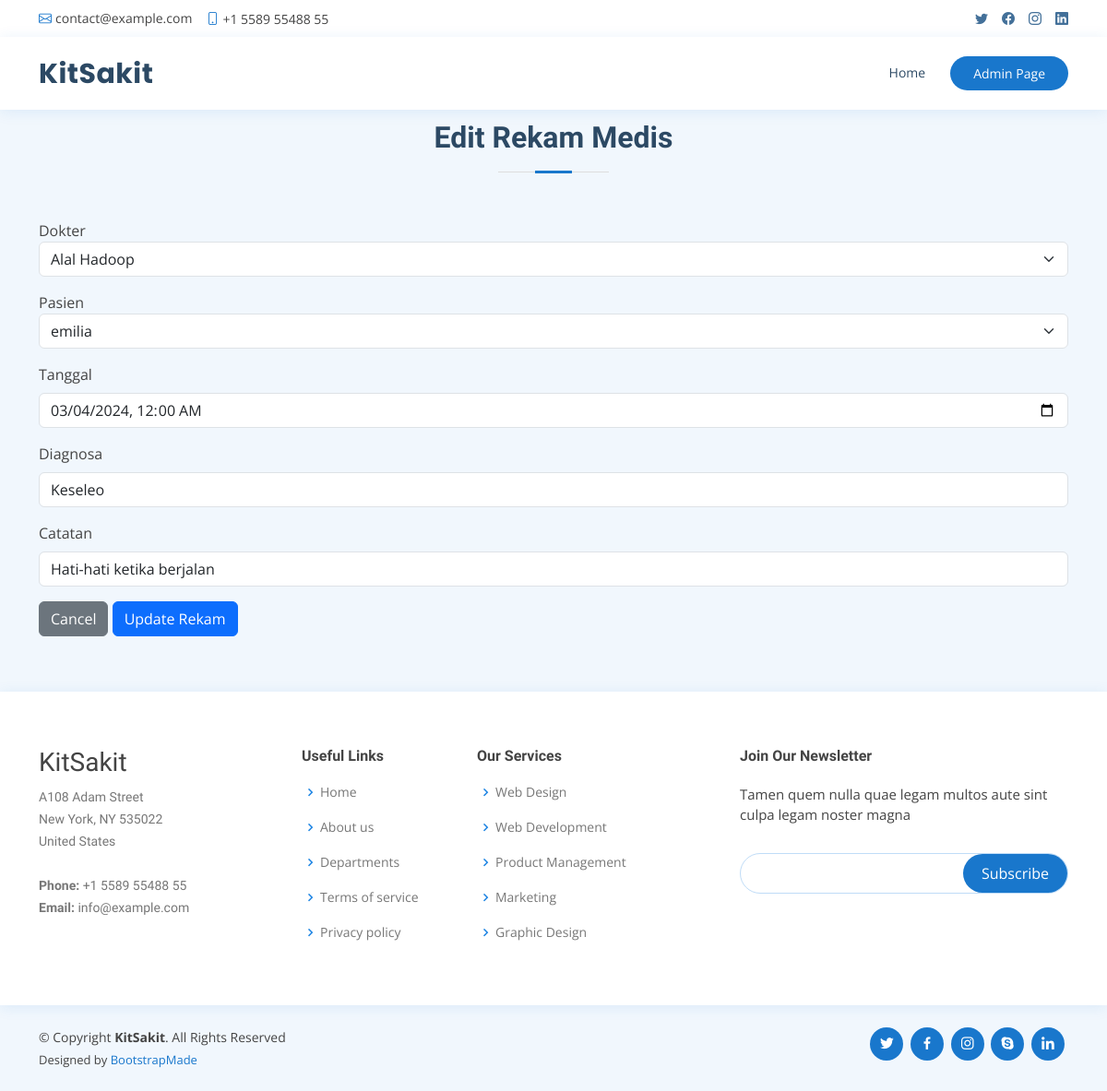
/editRekamMedis.php?id_rekam_medis=4, run on an earlier commit of the app's database.
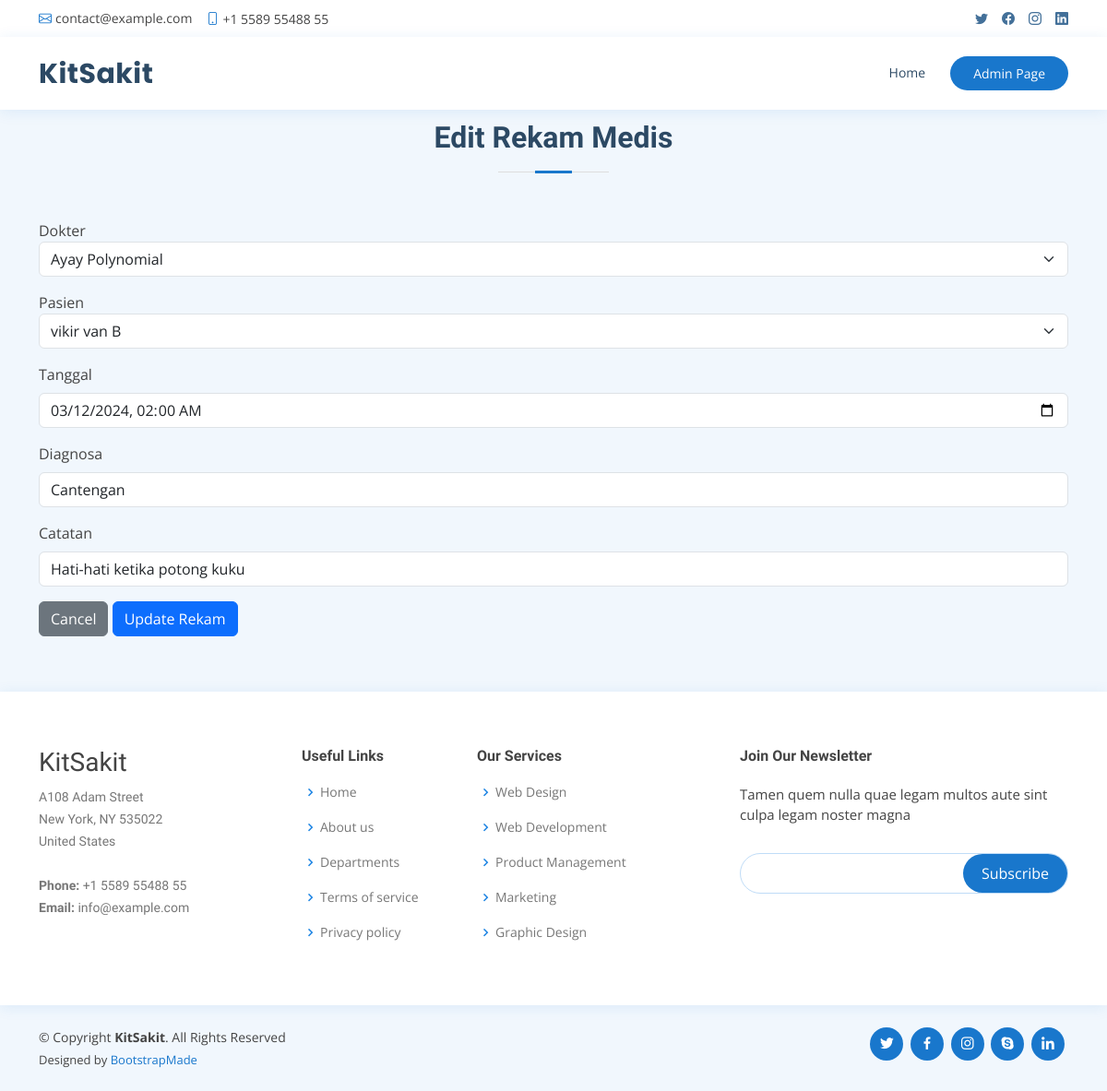
And on a later commit of the database.
### tables this page shows
CREATE TABLE `rekam_medis`  (
  `id_rekam_medis` int NOT NULL AUTO_INCREMENT,
  `tanggal` datetime NOT NULL,
  `diagnosa` varchar(225) NOT NULL,
  `catatan` varchar(225) NOT NULL,
  `id_dokter` int NOT NULL,
  `id_pasien` int NOT NULL,
  PRIMARY KEY (`id_rekam_medis`) USING BTREE,
  INDEX `id_dokter`(`id_dokter` ASC) USING BTREE,
  INDEX `id_pasien`(`id_pasien` ASC) USING BTREE,
  CONSTRAINT `rekam_medis_ibfk_1` FOREIGN KEY (`id_dokter`) REFERENCES `dokter` (`id_dokter`) ON DELETE CASCADE ON UPDATE RESTRICT,
  CONSTRAINT `rekam_medis_ibfk_2` FOREIGN KEY (`id_pasien`) REFERENCES `pasien` (`id_pasien`) ON DELETE RESTRICT ON UPDATE RESTRICT
);

CREATE TABLE `dokter`  (
  `id_dokter` int NOT NULL AUTO_INCREMENT,
  `nama_dokter` varchar(225) NOT NULL,
  `jenis_kelamin_dokter` char(1) NOT NULL,
  `alamat_dokter` varchar(225) NOT NULL,
  `telefon_dokter` varchar(20) NOT NULL,
  `foto` varchar(255) NOT NULL,
  `id_departmen` int NOT NULL,
  PRIMARY KEY (`id_dokter`) USING BTREE,
  INDEX `id_departmen`(`id_departmen` ASC) USING BTREE,
  CONSTRAINT `dokter_ibfk_1` FOREIGN KEY (`id_departmen`) REFERENCES `departmen` (`id_departmen`) ON DELETE RESTRICT ON UPDATE RESTRICT
);

CREATE TABLE `pasien`  (
  `id_pasien` int NOT NULL AUTO_INCREMENT,
  `nama_pasien` varchar(225) NOT NULL,
  `alamat_pasien` varchar(225) NOT NULL,
  `tanggal_lahir_pasien` date NOT NULL,
  `jenis_kelamin_pasien` char(1) NOT NULL,
  `kontak_pasien` varchar(20) NOT NULL,
  PRIMARY KEY (`id_pasien`) USING BTREE
);

### function.php (called while the page is built, shortened)
<?php
    include('config.php');
    function readDokter(){
        global $conn;
        $query = "SELECT dokter.*, departmen.spesialisasi FROM dokter INNER JOIN departmen ON dokter.id_departmen = departmen.id_departmen";
        $result = mysqli_query($conn, $query);
        return $result;
    }
    function readPasien(){
        global $conn;
        $query = "SELECT * FROM pasien";
        $result = mysqli_query($conn, $query);
        return $result;
    }
    function readQuery($table, $id, $find){
        global $conn;
        $query = "SELECT * FROM ".$table." WHERE ".$id."=".$find;
        $result = mysqli_query($conn, $query);
        $result = mysqli_fetch_assoc($result);
        return $result;
    };
?>

### editRekamMedis.php (the view, shortened to what the changed rows need)
<?php
    include('function.php');
    $listDokter = readDokter();
    $listPasien = readPasien();
    if(isset($_GET['id_rekam_medis'])){
      $idRekamMedis = $_GET['id_rekam_medis'];
      $data = readQuery('rekam_medis', 'id_rekam_medis', $idRekamMedis);
    } else {
      echo "
      <script>
        alert('Masukkan data id.');
        window.location='admin.php';
      </script>";
    }
?>
<!DOCTYPE html>
<html lang="en">
<head>
  <link href="assets/vendor/fontawesome-free/css/all.min.css" rel="stylesheet">
  <link href="assets/vendor/animate.css/animate.min.css" rel="stylesheet">
  <link href="assets/vendor/bootstrap/css/bootstrap.min.css" rel="stylesheet">
  <link href="assets/vendor/bootstrap-icons/bootstrap-icons.css" rel="stylesheet">
  <link href="assets/vendor/boxicons/css/boxicons.min.css" rel="stylesheet">
  <link href="assets/vendor/glightbox/css/glightbox.min.css" rel="stylesheet">
  <link href="assets/vendor/remixicon/remixicon.css" rel="stylesheet">
  <link href="assets/vendor/swiper/swiper-bundle.min.css" rel="stylesheet">
  <link href="assets/css/style.css" rel="stylesheet">
</head>
<body>
  <header id="header" class="fixed-top">
    <div class="container d-flex align-items-center">
      <h1 class="logo me-auto"><a href="index.php">KitSakit</a></h1>
    </div>
  </header>
  <main id="main" style="padding-top: 70px;">
    <section id="appointment" class="appointment section-bg">
      <div class="container">
        <div class="section-title">
          <h2>Edit Rekam Medis</h2>
        </div>
        <form action="#" method="post" role="form" id="form-add" enctype="multipart/form-data">
            <div class="mb-3">
                <label for="dokter">Dokter</label>
                <select class="form-select" aria-label="Category" id="dokter" name="dokter" required>
                    <?php
                        foreach($listDokter as $dokter){
                            echo '<option value="'.$dokter['id_dokter'].'"'. ($dokter['id_dokter'] == $data['id_dokter'] ? "selected" : "").'>'.$dokter['nama_dokter'].'</option>';
                        }
                    ?>
                </select>
            </div>
            <div class="mb-3">
                <label for="pasien">Pasien</label>
                <select class="form-select" aria-label="Category" id="pasien" name="pasien" required>
                    <?php
                        foreach($listPasien as $pasien){
                            echo '<option value="'.$pasien['id_pasien'].'"'. ($pasien['id_pasien'] == $data['id_pasien'] ? "selected" : "").'>'.$pasien['nama_pasien'].'</option>';
                        }
                    ?>
                </select>
            </div>
            <div class="mb-3">
                <label for="tanggal" class="form-label">Tanggal</label>
                <input type="datetime-local" class="form-control" id="tanggal" name="tanggal" value="<?= $data['tanggal'] ?>" required>
            </div>
            <div class="mb-3">
                <label for="diagnosa" class="form-label">Diagnosa</label>
                <input type="text" class="form-control" id="diagnosa" name="diagnosa" value="<?= $data['diagnosa'] ?>" required>
            </div>
            <div class="mb-3">
                <label for="catatan" class="form-label">Catatan</label>
                <input type="text" class="form-control" id="catatan" name="catatan" value="<?= $data['catatan'] ?>" required>
            </div>
        </form>
      </div>
    </section>
  </main>
</body>
</html>

What changed in the data, as far as the page shows it:
changed rekam_medis: dokter "Alal Hadoop" → "Ayay Polynomial"; pasien "emilia" → "vikir van B"; tanggal "03/04/2024 00:00" → "03/12/2024 02:00"; diagnosa "Keseleo" → "Cantengan"; catatan "Hati-hati ketika berjalan" → "Hati-hati ketika potong kuku"
